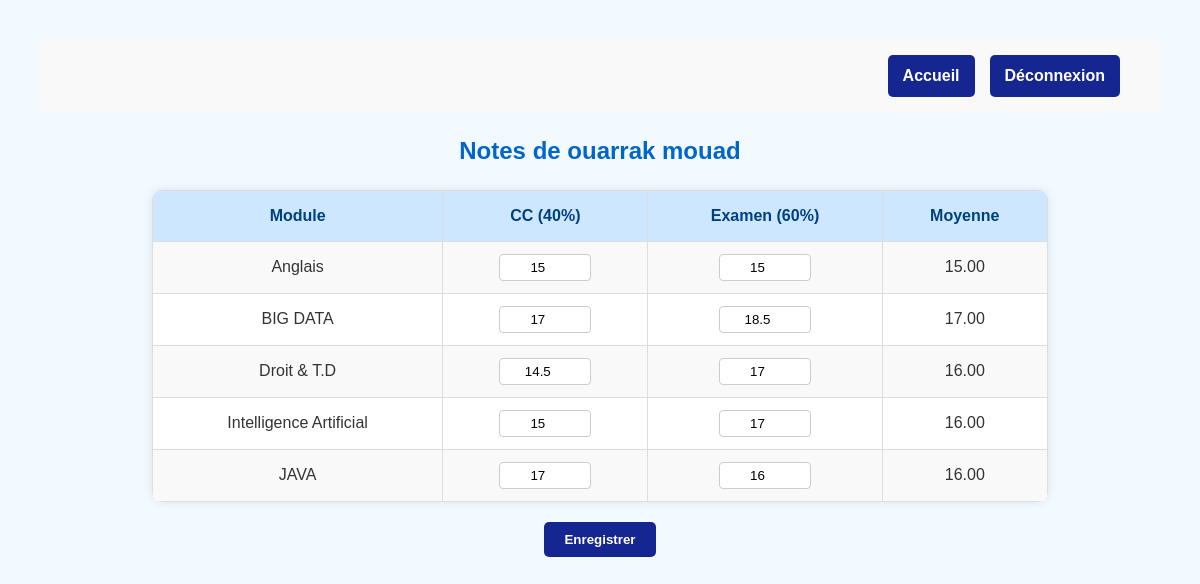
Screenshot of /notes/list.php?id=5 (signed in) with the database file from the repository.
### tables this page shows
CREATE TABLE `etudiant` (
  `id` int(11) NOT NULL,
  `nom` varchar(50) DEFAULT NULL,
  `prenom` varchar(50) DEFAULT NULL,
  `email` varchar(100) DEFAULT NULL
);

CREATE TABLE `notes` (
  `id` int(11) NOT NULL,
  `id_etudiant` int(11) NOT NULL,
  `id_module` int(11) NOT NULL,
  `note_cc` float DEFAULT NULL CHECK (`note_cc` between 0 and 20),
  `note_exam` float DEFAULT NULL CHECK (`note_exam` between 0 and 20),
  `moyenne_module` float DEFAULT NULL
);

CREATE TABLE `module` (
  `id` int(11) NOT NULL,
  `code` varchar(10) DEFAULT NULL,
  `intitule` varchar(100) DEFAULT NULL,
  `id_enseignant` int(11) DEFAULT NULL
);

### notes/list.php (the view, shortened to what this page needs)
<?php
include('../config/connexion.php');
$id_etudiant = intval($_GET['id']);
$stmt = $conn->prepare("SELECT * FROM etudiant WHERE id = ?");
$stmt->bind_param("i", $id_etudiant);
$stmt->execute();
$etudiant = $stmt->get_result()->fetch_assoc();
$stmt2 = $conn->prepare("
    SELECT m.id AS module_id, m.intitule,
           n.note_cc, n.note_exam, n.moyenne_module
    FROM etudiant_module em
    JOIN module m ON em.id_module = m.id
    LEFT JOIN notes n ON n.id_module = m.id AND n.id_etudiant = em.id_etudiant
    WHERE em.id_etudiant = ?
    ORDER BY m.intitule
");
$stmt2->bind_param("i", $id_etudiant);
$stmt2->execute();
$modules = $stmt2->get_result();
?>
<!DOCTYPE html>
<html lang="fr">
<head>
</head>
<body>
<header>
    <a href="../index.php.php">Accueil</a>
    <a href="../auth/logout.php">Déconnexion</a>
</header>
<h2>Notes de <?= htmlspecialchars($etudiant['nom'] . ' ' . $etudiant['prenom']) ?></h2>
<form method="POST" action="">
    <table>
        <tr>
            <th>Module</th>
            <th>CC (40%)</th>
            <th>Examen (60%)</th>
            <th>Moyenne</th>
        </tr>
        <?php while ($m = $modules->fetch_assoc()) : ?>
        <tr>
            <td><?= htmlspecialchars($m['intitule']) ?></td>
            <td>
                <input type="number" step="0.01" min="0" max="20" name="note_cc[<?= $m['module_id'] ?>]"
                       value="<?= isset($m['note_cc']) ? $m['note_cc'] : '' ?>">
            </td>
            <td>
                <input type="number" step="0.01" min="0" max="20" name="note_exam[<?= $m['module_id'] ?>]"
                       value="<?= isset($m['note_exam']) ? $m['note_exam'] : '' ?>">
            </td>
            <td>
                <?= isset($m['moyenne_module']) ? number_format($m['moyenne_module'], 2) : '-' ?>
            </td>
        </tr>
        <?php endwhile; ?>
    </table>
    <div class="form-container">
        <button type="submit">Enregistrer</button>
    </div>
</form>
</body>
</html>

### notes/list.php (style rules this page uses)
body { font-family: Arial, sans-serif; background-color: #f2f9ff; margin: 40px; color: #333; line-height: 1.6; }
h2 { text-align: center; color: #0066cc; margin-bottom: 20px; }
table { width: 80%; margin: auto; border-collapse: collapse; background: #fff; border-radius: 10px; box-shadow: 0 0 10px rgba(0,0,0,0.1); overflow: hidden; }
th, td { border: 1px solid #ddd; padding: 12px; text-align: center; }
th { background-color: #cce7ff; font-weight: bold; color: #004080; }
tr:nth-child(even) { background-color: #f9f9f9; }
input[type=number] { width: 80px; padding: 5px; border: 1px solid #ccc; border-radius: 4px; text-align: center; }
button { padding: 10px 20px; background-color: #152691; color: white; border: none; border-radius: 5px; cursor: pointer; font-weight: bold; transition: background-color 0.3s; }
a { color: #007bff; text-decoration: none; font-weight: bold; }
header { display: flex; justify-content: flex-end; gap: 15px; margin-bottom: 20px; padding: 15px 40px; background-color: #f9f9f9; border-radius: 8px; }
header a { padding: 8px 15px; background-color: #152691; color: white; border-radius: 5px; transition: background-color 0.3s; }
.form-container { text-align: center; margin-top: 20px; }

### rows the page displays
etudiant: nom+prenom "ouarrak mouad"
notes: id_module.intitule "Anglais", note_cc "15", note_exam "15", moyenne_module "15.00"
notes: id_module.intitule "BIG DATA", note_cc "17", note_exam "18.5", moyenne_module "17.00"
notes: id_module.intitule "Droit & T.D", note_cc "14.5", note_exam "17", moyenne_module "16.00"
notes: id_module.intitule "Intelligence Artificial", note_cc "15", note_exam "17", moyenne_module "16.00"
notes: id_module.intitule "JAVA", note_cc "17", note_exam "16", moyenne_module "16.00"
